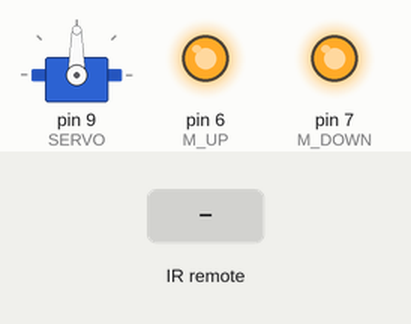
Simulated run of this sketch. Board: Arduino Uno, built with avr-gcc and run on an emulated ATmega328P. Parts: servo, output pins drawn as LEDs (lit = HIGH). Inputs (shaded band) come from the test bench.

Above: at 1.2 s.
1.3 s: infrared code 0x69D595CD received
At 1.6 s:
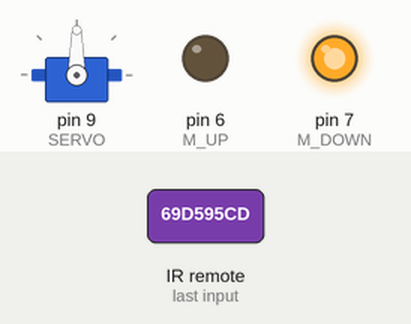
2.8 s: infrared code 0x69D595CE received
At 4.0 s:
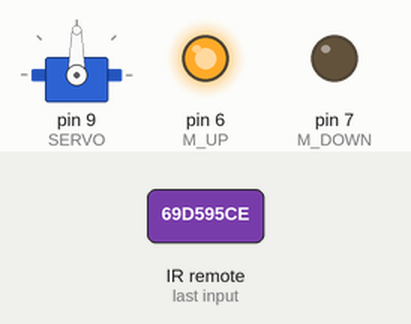
4.3 s: infrared code 0xCE45A44D received
At 5.1 s:
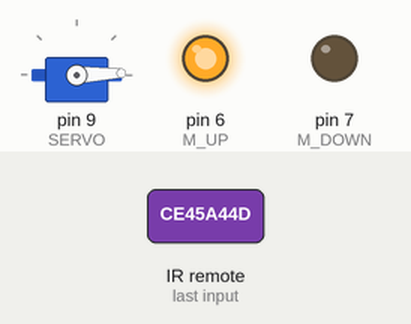
5.8 s: infrared code 0x69D595CD received
At 6.3 s:
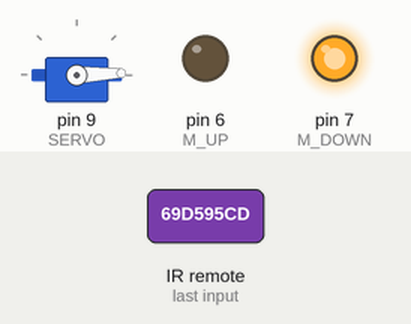
7.3 s: infrared code 0x90D811C9 received
At 8.6 s:
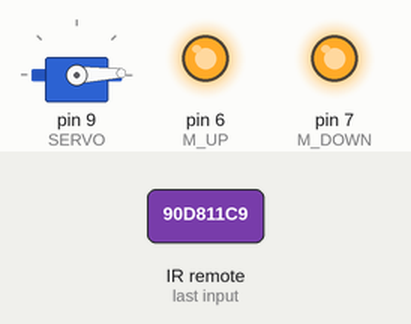
Timing chart, 0 to 9.8 s (numbered marks = the images above; inputs shaded):
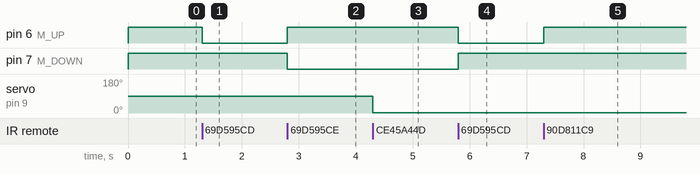

Measured:
- after the input at 1.3 s, pin 6 (M_UP): HIGH → LOW at once
- after the input at 2.8 s, pin 6 (M_UP): LOW → HIGH at once; pin 7 (M_DOWN): HIGH → LOW at once
- after the input at 4.3 s, servo on pin 9 (SERVO): 90° → 2° at once
- after the input at 5.8 s, pin 6 (M_UP): HIGH → LOW at once; pin 7 (M_DOWN): LOW → HIGH at once
- after the input at 7.3 s, pin 6 (M_UP): LOW → HIGH at once

The sketch:

crane.ino
```cpp
#include <IRremote.h>
#include <Servo.h>

const long int BTUP =  1775605197;
const long int BTDOWN = 1775605198;
const long int BTSTOP = 2430079433;
const long int BTLEFT = 3460670541;
const long int BTRIGHT = 2354609905;
const int M_UP = 6;
const int M_DOWN = 7;
const int SERVO = 9;
const int RECV_PIN = 11;
int pos = 0;
int pos_step = 2;
int failback = 0;

IRrecv irrecv(RECV_PIN);
decode_results results;
Servo servo;

void setup()
{
  Serial.begin(9600);
  irrecv.enableIRIn();
  servo.attach(SERVO);

  pinMode(M_UP, OUTPUT);
  pinMode(M_DOWN, OUTPUT);

  digitalWrite(M_UP,HIGH);
  digitalWrite(M_DOWN,HIGH);
}

void loop() {
  if (irrecv.decode(&results)) {
       if (results.value == BTUP) {
          failback = 1;
          digitalWrite(M_UP,LOW);
          digitalWrite(M_DOWN,HIGH);
       }

       if (results.value == BTDOWN) {
          failback = 1;
          digitalWrite(M_UP,HIGH);
          digitalWrite(M_DOWN,LOW);
       }

       if (results.value == BTSTOP) {
          failback = 0;
          digitalWrite(M_UP,HIGH);
          digitalWrite(M_DOWN,HIGH);
       }

       if (results.value == BTLEFT) {
        if(pos <= 180 - pos_step) {
            pos += pos_step;
            servo.write(pos);
          }
       }

       if (results.value == BTRIGHT) {
        if(pos >= pos_step) {
            pos -= pos_step;
            servo.write(pos);
          }
       }

       irrecv.resume();
    }
    if(failback > 0) {
      failback++;
      if(failback > 5000) {
        digitalWrite(M_UP,HIGH);
        digitalWrite(M_DOWN,HIGH);
        failback = 0;
      }
      delay(1);
    }
}
```
